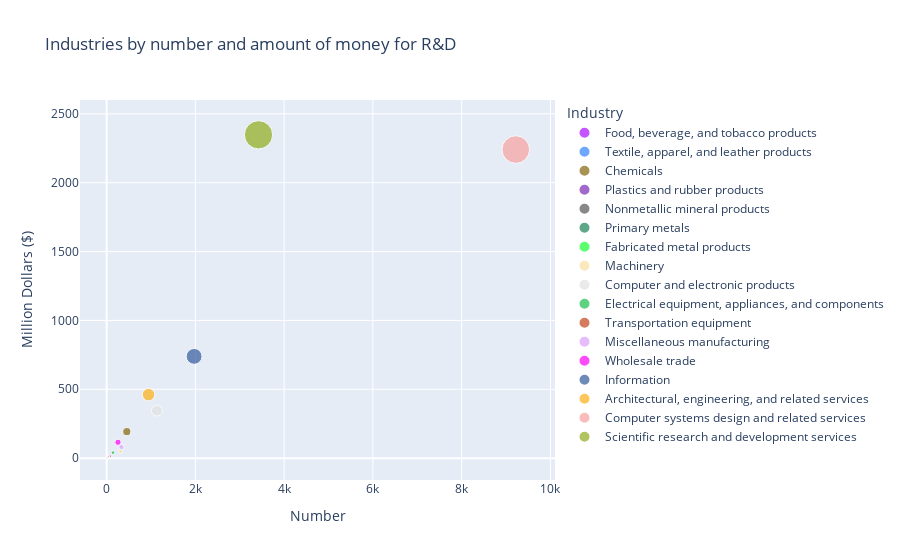

Write notebook code for a chart like this one.
### Code cell
fig = px.scatter( df21, x="Number", y="Million Dollars ($)", color="Industry", size='Million Dollars ($)',
                color_discrete_sequence=px.colors.qualitative.Alphabet, title= "Industries by number and amount of money for R&D")
fig.show()

### Figure 1 — Plotly figure (JSON) as saved in the notebook; plotly's stock layout.template omitted (floating-point values rounded to 4 significant figures)
{"data": [{"hovertemplate": "Industry=Food, beverage, and tobacco products<br>Number=%{x}<br>Million Dollars ($)=%{marker.size}<extra></extra>", "legendgroup": "Food, beverage, and tobacco products", "marker": {"color": "#AA0DFE", "size": [10.14], "sizemode": "area", "sizeref": 5.869, "symbol": "circle"}, "mode": "markers", "name": "Food, beverage, and tobacco products", "orientation": "v", "showlegend": true, "type": "scatter", "x": [40.0], "xaxis": "x", "y": [10.14], "yaxis": "y"}, {"hovertemplate": "Industry=Textile, apparel, and leather products<br>Number=%{x}<br>Million Dollars ($)=%{marker.size}<extra></extra>", "legendgroup": "Textile, apparel, and leather products", "marker": {"color": "#3283FE", "size": [2.225], "sizemode": "area", "sizeref": 5.869, "symbol": "circle"}, "mode": "markers", "name": "Textile, apparel, and leather products", "orientation": "v", "showlegend": true, "type": "scatter", "x": [10.0], "xaxis": "x", "y": [2.225], "yaxis": "y"}, {"hovertemplate": "Industry=Chemicals<br>Number=%{x}<br>Million Dollars ($)=%{marker.size}<extra></extra>", "legendgroup": "Chemicals", "marker": {"color": "#85660D", "size": [192.5], "sizemode": "area", "sizeref": 5.869, "symbol": "circle"}, "mode": "markers", "name": "Chemicals", "orientation": "v", "showlegend": true, "type": "scatter", "x": [455.0], "xaxis": "x", "y": [192.5], "yaxis": "y"}, {"hovertemplate": "Industry=Plastics and rubber products<br>Number=%{x}<br>Million Dollars ($)=%{marker.size}<extra></extra>", "legendgroup": "Plastics and rubber products", "marker": {"color": "#782AB6", "size": [9.654], "sizemode": "area", "sizeref": 5.869, "symbol": "circle"}, "mode": "markers", "name": "Plastics and rubber products", "orientation": "v", "showlegend": true, "type": "scatter", "x": [32.0], "xaxis": "x", "y": [9.654], "yaxis": "y"}, {"hovertemplate": "Industry=Nonmetallic mineral products<br>Number=%{x}<br>Million Dollars ($)=%{marker.size}<extra></extra>", "legendgroup": "Nonmetallic mineral products", "marker": {"color": "#565656", "size": [1.836], "sizemode": "area", "sizeref": 5.869, "symbol": "circle"}, "mode": "markers", "name": "Nonmetallic mineral products", "orientation": "v", "showlegend": true, "type": "scatter", "x": [6.0], "xaxis": "x", "y": [1.836], "yaxis": "y"}, {"hovertemplate": "Industry=Primary metals<br>Number=%{x}<br>Million Dollars ($)=%{marker.size}<extra></extra>", "legendgroup": "Primary metals", "marker": {"color": "#1C8356", "size": [1.08], "sizemode": "area", "sizeref": 5.869, "symbol": "circle"}, "mode": "markers", "name": "Primary metals", "orientation": "v", "showlegend": true, "type": "scatter", "x": [3.0], "xaxis": "x", "y": [1.08], "yaxis": "y"}, {"hovertemplate": "Industry=Fabricated metal products<br>Number=%{x}<br>Million Dollars ($)=%{marker.size}<extra></extra>", "legendgroup": "Fabricated metal products", "marker": {"color": "#16FF32", "size": [4.414], "sizemode": "area", "sizeref": 5.869, "symbol": "circle"}, "mode": "markers", "name": "Fabricated metal products", "orientation": "v", "showlegend": true, "type": "scatter", "x": [16.0], "xaxis": "x", "y": [4.414], "yaxis": "y"}, {"hovertemplate": "Industry=Machinery<br>Number=%{x}<br>Million Dollars ($)=%{marker.size}<extra></extra>", "legendgroup": "Machinery", "marker": {"color": "#F7E1A0", "size": [49.61], "sizemode": "area", "sizeref": 5.869, "symbol": "circle"}, "mode": "markers", "name": "Machinery", "orientation": "v", "showlegend": true, "type": "scatter", "x": [316.0], "xaxis": "x", "y": [49.61], "yaxis": "y"}, {"hovertemplate": "Industry=Computer and electronic products<br>Number=%{x}<br>Million Dollars ($)=%{marker.size}<extra></extra>", "legendgroup": "Computer and electronic products", "marker": {"color": "#E2E2E2", "size": [344.8], "sizemode": "area", "sizeref": 5.869, "symbol": "circle"}, "mode": "markers", "name": "Computer and electronic products", "orientation": "v", "showlegend": true, "type": "scatter", "x": [1133.0], "xaxis": "x", "y": [344.8], "yaxis": "y"}, {"hovertemplate": "Industry=Electrical equipment, appliances, and components<br>Number=%{x}<br>Million Dollars ($)=%{marker.size}<extra></extra>", "legendgroup": "Electrical equipment, appliances, and components", "marker": {"color": "#1CBE4F", "size": [40.14], "sizemode": "area", "sizeref": 5.869, "symbol": "circle"}, "mode": "markers", "name": "Electrical equipment, appliances, and components", "orientation": "v", "showlegend": true, "type": "scatter", "x": [144.0], "xaxis": "x", "y": [40.14], "yaxis": "y"}, {"hovertemplate": "Industry=Transportation equipment<br>Number=%{x}<br>Million Dollars ($)=%{marker.size}<extra></extra>", "legendgroup": "Transportation equipment", "marker": {"color": "#C4451C", "size": [14.28], "sizemode": "area", "sizeref": 5.869, "symbol": "circle"}, "mode": "markers", "name": "Transportation equipment", "orientation": "v", "showlegend": true, "type": "scatter", "x": [88.0], "xaxis": "x", "y": [14.28], "yaxis": "y"}, {"hovertemplate": "Industry=Miscellaneous manufacturing<br>Number=%{x}<br>Million Dollars ($)=%{marker.size}<extra></extra>", "legendgroup": "Miscellaneous manufacturing", "marker": {"color": "#DEA0FD", "size": [80.48], "sizemode": "area", "sizeref": 5.869, "symbol": "circle"}, "mode": "markers", "name": "Miscellaneous manufacturing", "orientation": "v", "showlegend": true, "type": "scatter", "x": [335.0], "xaxis": "x", "y": [80.48], "yaxis": "y"}, {"hovertemplate": "Industry=Wholesale trade<br>Number=%{x}<br>Million Dollars ($)=%{marker.size}<extra></extra>", "legendgroup": "Wholesale trade", "marker": {"color": "#FE00FA", "size": [115.4], "sizemode": "area", "sizeref": 5.869, "symbol": "circle"}, "mode": "markers", "name": "Wholesale trade", "orientation": "v", "showlegend": true, "type": "scatter", "x": [256.0], "xaxis": "x", "y": [115.4], "yaxis": "y"}, {"hovertemplate": "Industry=Information<br>Number=%{x}<br>Million Dollars ($)=%{marker.size}<extra></extra>", "legendgroup": "Information", "marker": {"color": "#325A9B", "size": [738.9], "sizemode": "area", "sizeref": 5.869, "symbol": "circle"}, "mode": "markers", "name": "Information", "orientation": "v", "showlegend": true, "type": "scatter", "x": [1972.0], "xaxis": "x", "y": [738.9], "yaxis": "y"}, {"hovertemplate": "Industry=Architectural, engineering, and related services<br>Number=%{x}<br>Million Dollars ($)=%{marker.size}<extra></extra>", "legendgroup": "Architectural, engineering, and related services", "marker": {"color": "#FEAF16", "size": [461.2], "sizemode": "area", "sizeref": 5.869, "symbol": "circle"}, "mode": "markers", "name": "Architectural, engineering, and related services", "orientation": "v", "showlegend": true, "type": "scatter", "x": [945.0], "xaxis": "x", "y": [461.2], "yaxis": "y"}, {"hovertemplate": "Industry=Computer systems design and related services<br>Number=%{x}<br>Million Dollars ($)=%{marker.size}<extra></extra>", "legendgroup": "Computer systems design and related services", "marker": {"color": "#F8A19F", "size": [2241.0], "sizemode": "area", "sizeref": 5.869, "symbol": "circle"}, "mode": "markers", "name": "Computer systems design and related services", "orientation": "v", "showlegend": true, "type": "scatter", "x": [9220.0], "xaxis": "x", "y": [2241.0], "yaxis": "y"}, {"hovertemplate": "Industry=Scientific research and development services<br>Number=%{x}<br>Million Dollars ($)=%{marker.size}<extra></extra>", "legendgroup": "Scientific research and development services", "marker": {"color": "#90AD1C", "size": [2348.0], "sizemode": "area", "sizeref": 5.869, "symbol": "circle"}, "mode": "markers", "name": "Scientific research and development services", "orientation": "v", "showlegend": true, "type": "scatter", "x": [3423.0], "xaxis": "x", "y": [2348.0], "yaxis": "y"}], "layout": {"legend": {"itemsizing": "constant", "title": {"text": "Industry"}, "tracegroupgap": 0}, "title": {"text": "Industries by number and amount of money for R&D"}, "xaxis": {"anchor": "y", "domain": [0, 1], "title": {"text": "Number"}}, "yaxis": {"anchor": "x", "domain": [0, 1], "title": {"text": "Million Dollars ($)"}}}}
